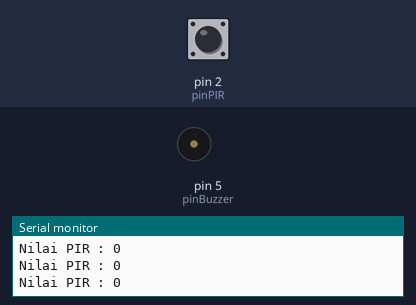
Recording of a sketch running on a simulated Arduino Uno, built with avr-gcc and run on an emulated ATmega328P. Parts: buzzer (waves = sounding, pin HIGH), the last lines printed to the serial monitor. Inputs (shaded band) come from the test bench; at power-on: pin 2 (pinPIR) LOW.

Above: at 1.2 s.
1.3 s: pin 2 (pinPIR) driven HIGH
At 1.57 s:
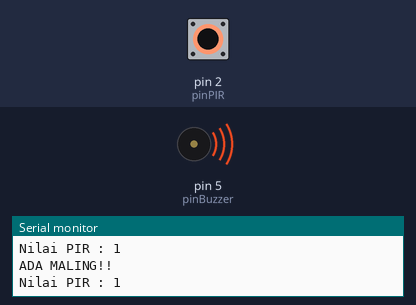
4.3 s: pin 2 (pinPIR) driven LOW
At 4.3 s:
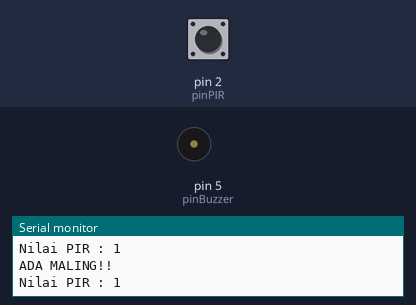
5.8 s: pin 2 (pinPIR) pulsed HIGH 2 times (0.12 s each, 0.3 s apart)
At 6.01 s:
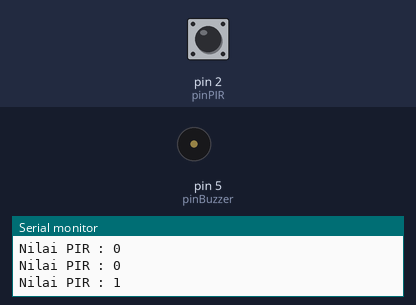
9.4 s: pin 2 (pinPIR) pulsed HIGH 2 times (0.12 s each, 0.3 s apart)
At 11.1 s:
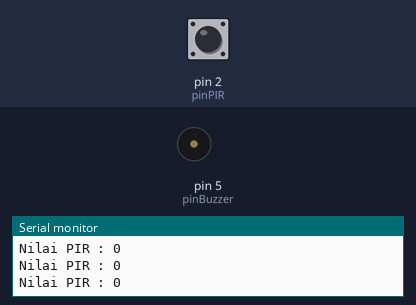
Timing chart, 0 to 12.6 s (numbered marks = the images above; inputs shaded):
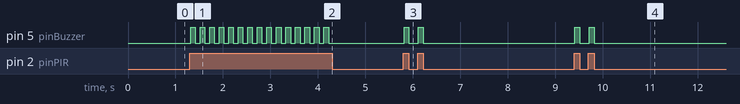

Measured:
- after the input at 1.3 s, pin 5 (pinBuzzer): alternates HIGH for 0.10 s and LOW for 0.10 s, starting at once
- after the input at 4.3 s, pin 5 (pinBuzzer): stops changing and stays LOW
- after the input at 5.8 s, pin 5 (pinBuzzer): alternates HIGH for 0.10 s and LOW for 0.20 s, 4 changes in all, then stays LOW, starting at once
- after the input at 9.4 s, pin 5 (pinBuzzer): alternates HIGH for 0.10 s and LOW for 0.20 s, 4 changes in all, then stays LOW, starting at once

The sketch:

1.sensor_PIR.ino
```cpp
//INISIALISIS
  int pinPIR    =2;
  int pinBuzzer =5;

void setup() {
  Serial.begin(9600);
  pinMode(pinPIR,INPUT);
  pinMode(pinBuzzer,OUTPUT);

}

void loop() {
 //BACADATA
 int bacaPIR=digitalRead(pinPIR);

 //PRINTSEERIAL
 Serial.print("Nilai PIR : ");
 Serial.print(bacaPIR);
 Serial.println();
//lOGIKA
if (bacaPIR==1){
  digitalWrite(pinBuzzer,HIGH);
  delay(100);
  digitalWrite(pinBuzzer,LOW);
  delay(100);
  Serial.println("ADA MALING!!");
}else{
  digitalWrite(pinBuzzer,LOW);

}
}
```
